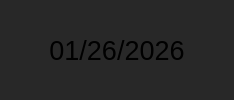
           <widget class="QWidget" name="tasks_date" native="true">
            <property name="styleSheet">
             <string notr="true">background-color: rgb(40,40, 40);
border: none;
border-radius: 15px;</string>
            </property>
            <layout class="QHBoxLayout" name="horizontalLayout_2">
             <item>
              <widget class="QPushButton" name="tasks_prev_button">
               <property name="sizePolicy">
                <sizepolicy hsizetype="Minimum" vsizetype="Preferred">
                 <horstretch>0</horstretch>
                 <verstretch>0</verstretch>
                </sizepolicy>
               </property>
               <property name="text">
                <string/>
               </property>
               <property name="icon">
                <iconset>
                 <normaloff>../../../../.designer/backup/sources/icons_white/chevron-left.svg</normaloff>../../../../.designer/backup/sources/icons_white/chevron-left.svg</iconset>
               </property>
               <property name="iconSize">
                <size>
                 <width>40</width>
                 <height>40</height>
                </size>
               </property>
               <property name="flat">
                <bool>true</bool>
               </property>
              </widget>
             </item>
             <item>
              <widget class="QLabel" name="tasks_date_label">
               <property name="font">
                <font>
                 <pointsize>20</pointsize>
                </font>
               </property>
               <property name="text">
                <string>01/26/2026</string>
               </property>
               <property name="alignment">
                <set>Qt::AlignmentFlag::AlignCenter</set>
               </property>
              </widget>
             </item>
             <item>
              <widget class="QPushButton" name="tasks_next_button">
               <property name="sizePolicy">
                <sizepolicy hsizetype="Preferred" vsizetype="Preferred">
                 <horstretch>0</horstretch>
                 <verstretch>0</verstretch>
                </sizepolicy>
               </property>
               <property name="text">
                <string/>
               </property>
               <property name="icon">
                <iconset>
                 <normaloff>../../../../.designer/backup/sources/icons_white/chevron-right.svg</normaloff>../../../../.designer/backup/sources/icons_white/chevron-right.svg</iconset>
               </property>
               <property name="iconSize">
                <size>
                 <width>40</width>
                 <height>40</height>
                </size>
               </property>
               <property name="flat">
                <bool>true</bool>
               </property>
              </widget>
             </item>
            </layout>
           </widget>
